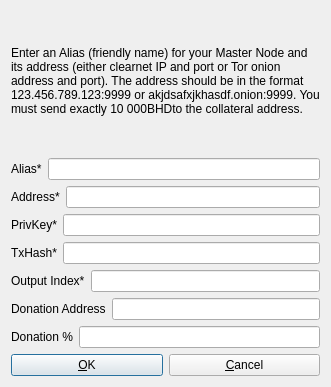
<?xml version="1.0" encoding="UTF-8"?>
<ui version="4.0">
 <class>AddEditAdrenalineNode</class>
 <widget class="QDialog" name="AddEditAdrenalineNode">
  <property name="geometry">
   <rect>
    <x>0</x>
    <y>0</y>
    <width>331</width>
    <height>387</height>
   </rect>
  </property>
  <property name="windowTitle">
   <string>Add/Edit MoarCoin Node</string>
  </property>
  <property name="modal">
   <bool>true</bool>
  </property>
  <layout class="QVBoxLayout" name="verticalLayout">
   <item>
    <widget class="QLabel" name="label_9">
     <property name="sizePolicy">
      <sizepolicy hsizetype="Preferred" vsizetype="Expanding">
       <horstretch>0</horstretch>
       <verstretch>0</verstretch>
      </sizepolicy>
     </property>
     <property name="text">
      <string>&lt;html&gt;&lt;head/&gt;&lt;body&gt;&lt;p&gt;Enter an Alias (friendly name) for your Master Node and its address (either clearnet IP and port or Tor onion address and port). The address should be in the format 123.456.789.123:9999 or akjdsafxjkhasdf.onion:9999. You must send exactly 10 000BHDto the collateral address.&lt;/p&gt;&lt;/body&gt;&lt;/html&gt;</string>
     </property>
     <property name="wordWrap">
      <bool>true</bool>
     </property>
    </widget>
   </item>
   <item>
    <layout class="QHBoxLayout" name="horizontalLayout_4">
     <property name="bottomMargin">
      <number>0</number>
     </property>
     <item>
      <widget class="QLabel" name="label_4">
       <property name="text">
        <string>Alias*</string>
       </property>
      </widget>
     </item>
     <item>
      <widget class="QLineEdit" name="aliasLineEdit"/>
     </item>
    </layout>
   </item>
   <item>
    <layout class="QHBoxLayout" name="horizontalLayout_5">
     <property name="bottomMargin">
      <number>0</number>
     </property>
     <item>
      <widget class="QLabel" name="label_6">
       <property name="text">
        <string>Address*</string>
       </property>
      </widget>
     </item>
     <item>
      <widget class="QLineEdit" name="addressLineEdit"/>
     </item>
    </layout>
   </item>
   <item>
    <layout class="QHBoxLayout" name="horizontalLayout_3">
     <property name="bottomMargin">
      <number>0</number>
     </property>
     <item>
      <widget class="QLabel" name="label_5">
       <property name="text">
        <string>PrivKey*</string>
       </property>
      </widget>
     </item>
     <item>
      <widget class="QLineEdit" name="privkeyLineEdit"/>
     </item>
    </layout>
   </item>
   <item>
    <layout class="QHBoxLayout" name="horizontalLayout_2">
     <property name="bottomMargin">
      <number>0</number>
     </property>
     <item>
      <widget class="QLabel" name="label_2">
       <property name="text">
        <string>TxHash*</string>
       </property>
      </widget>
     </item>
     <item>
      <widget class="QLineEdit" name="txhashLineEdit"/>
     </item>
    </layout>
   </item>
   <item>
    <layout class="QHBoxLayout" name="horizontalLayout_8">
     <property name="bottomMargin">
      <number>0</number>
     </property>
     <item>
      <widget class="QLabel" name="label_8">
       <property name="text">
        <string>Output Index*</string>
       </property>
      </widget>
     </item>
     <item>
      <widget class="QLineEdit" name="outputindexLineEdit"/>
     </item>
    </layout>
   </item>
   <item>
    <layout class="QHBoxLayout" name="horizontalLayout_6">
     <property name="bottomMargin">
      <number>0</number>
     </property>
     <item>
      <widget class="QLabel" name="label_3">
       <property name="text">
        <string>Donation Address</string>
       </property>
      </widget>
     </item> 
     <item>
      <widget class="QLineEdit" name="donationaddressLineEdit"/>
     </item>
    </layout>
   </item>
   <item>
    <layout class="QHBoxLayout" name="horizontalLayout_7">
     <property name="bottomMargin">
      <number>0</number>
     </property>
     <item>
      <widget class="QLabel" name="label_7">
       <property name="text">
        <string>Donation %</string>
       </property>
      </widget>
     </item>
     <item>
      <widget class="QLineEdit" name="donationpercentageLineEdit"/>
     </item>
    </layout>
   </item>
   <item>
    <layout class="QHBoxLayout" name="horizontalLayout_Buttons">
     <item>
      <widget class="QPushButton" name="okButton">
       <property name="text">
        <string>&amp;OK</string>
       </property>
      </widget>
     </item>
     <item>
      <widget class="QPushButton" name="cancelButton">
       <property name="text">
        <string>&amp;Cancel</string>
       </property>
       <property name="autoDefault">
        <bool>false</bool>
       </property>
      </widget>
     </item>
    </layout>
   </item>
  </layout>
 </widget>
 <resources/>
 <connections/>
</ui>
